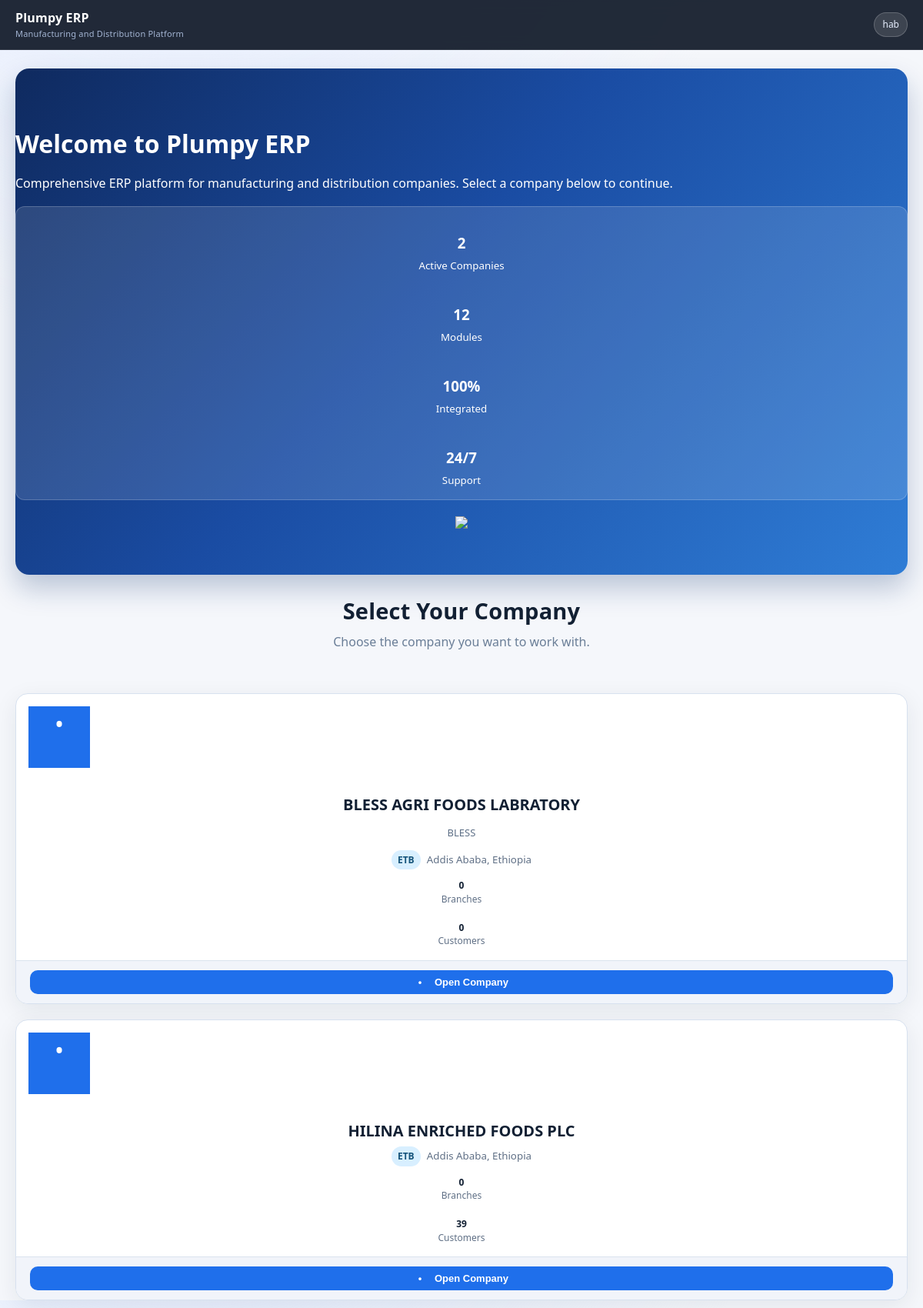
The app's page / (signed in) with its own data.
### apps/company/models.py (models this page shows, shortened)
class Company(models.Model):
    name = models.CharField(max_length=200)
    legal_name = models.CharField(max_length=200, blank=True)
    tin_number = models.CharField(
        max_length=50,
        unique=True,
        verbose_name="TIN Number",
        help_text="Tax Identification Number"
    )
    registration_number = models.CharField(
        max_length=50,
        blank=True,
        verbose_name="Registration Number",
        help_text="Business registration number"
    )
    address = models.TextField()
    city = models.CharField(max_length=100, blank=True, default="Addis Ababa")
    country = models.CharField(max_length=100, blank=True, default="Ethiopia")
    phone = models.CharField(max_length=20)
    email = models.EmailField()
    website = models.URLField(blank=True, verbose_name="Website")
    logo = models.ImageField(upload_to='company/logo/', blank=True, null=True)
    fiscal_year_start = models.DateField(
        null=True,
        blank=True,
        help_text="Start date of fiscal year (e.g., July 1)"
    )
    fiscal_year_end = models.DateField(
        null=True,
        blank=True,
        help_text="End date of fiscal year (e.g., June 30)"
    )
    base_currency = models.CharField(
        max_length=3,
        default="ETB",
        help_text="Base currency code (ETB, USD, etc.)"
    )
    is_active = models.BooleanField(default=True)
    created_at = models.DateTimeField(auto_now_add=True)
    updated_at = models.DateTimeField(auto_now=True)
    created_by = models.ForeignKey(
        User,
        on_delete=models.SET_NULL,
        null=True,
        blank=True,
        related_name='created_companies'
    )
    class Meta:
        verbose_name = "Company"
        verbose_name_plural = "Companies"
        ordering = ['name']
        indexes = [
            models.Index(fields=['tin_number']),
            models.Index(fields=['is_active']),
        ]

### apps/core/views.py (the view)
# urls.py: path('', views.home, name='home'),
def home(request):
    if not request.user.is_authenticated:
        return redirect('admin:login')
    companies = Company.objects.filter(is_active=True).annotate(
        branch_count=Count('branches', distinct=True),
        customer_count=Count('customers', distinct=True)
    ).order_by('name')
    return render(request, 'core/home.html', {'companies': companies})

### apps/company/context_processors.py (called while the page is built)
def company_context(request):
    context = {}
    company_id = request.session.get('current_company_id')
    if company_id:
        try:
            company = Company.objects.get(id=company_id, is_active=True)
            context['current_company'] = company
            request.company = company  # Set on request for backward compatibility
        except Company.DoesNotExist:
            context['current_company'] = None
            if 'current_company_id' in request.session:
                del request.session['current_company_id']
            if 'current_company_name' in request.session:
                del request.session['current_company_name']
    else:
        context['current_company'] = None
    context['available_companies'] = Company.objects.filter(is_active=True)
    return context

### apps/core/templates/core/home.html (shortened to what this page needs)
{% extends 'base.html' %}
{% load static %}
{% block content %}
<div class="hero-section">
<div class="row align-items-center">
<div class="col-lg-8">
<h1 class="display-4 fw-bold mb-4">
Welcome to Plumpy ERP
</h1>
<p class="lead mb-4">
Comprehensive ERP platform for manufacturing and distribution companies.
Select a company below to continue.
</p>
<div class="company-stats">
<div class="row text-center">
<div class="col-md-3">
<h3 class="mb-1">{{ companies|length }}</h3>
<small>Active Companies</small>
</div>
<div class="col-md-3">
<h3 class="mb-1">12</h3>
<small>Modules</small>
</div>
<div class="col-md-3">
<h3 class="mb-1">100%</h3>
<small>Integrated</small>
</div>
<div class="col-md-3">
<h3 class="mb-1">24/7</h3>
<small>Support</small>
</div>
</div>
</div>
</div>
<div class="col-lg-4 text-center">
<img src="{% static 'images/erp-logo.png' %}" class="img-fluid" style="max-width:200px;">
</div>
</div>
</div>
<div class="row mb-5">
<div class="col-12 text-center">
<h2 class="section-head">Select Your Company</h2>
<p class="section-kicker">
Choose the company you want to work with.
</p>
</div>
</div>
<div class="row g-4">
{% for company in companies %}
<div class="col-lg-4 col-md-6">
<div class="card company-card h-100"
     data-company-id="{{ company.id }}"
     data-company-name="{{ company.name|escapejs }}">
<div class="card-body text-center p-4">
{% if company.logo %}
<img src="{{ company.logo.url }}" class="company-logo mb-3">
{% else %}
<div class="bg-primary text-white rounded-circle d-inline-flex align-items-center justify-content-center mb-3"
style="width:80px;height:80px;font-size:2rem;">
<i class="bi bi-building"></i>
</div>
{% endif %}
<h5 class="card-title">{{ company.name }}</h5>
{% if company.legal_name and company.legal_name != company.name %}
<p class="company-subtle">{{ company.legal_name }}</p>
{% endif %}
<div class="mb-3">
<span class="badge bg-info me-1">
{{ company.base_currency|default:'ETB' }}
</span>
{% if company.city %}
<small class="text-muted">
{{ company.city }}, {{ company.country|default:'Ethiopia' }}
</small>
{% endif %}
</div>
<div class="row text-center small">
<div class="col-6">
<strong>{{ company.branch_count }}</strong><br>
<span class="text-muted">Branches</span>
</div>
<div class="col-6">
<strong>{{ company.customer_count }}</strong><br>
<span class="text-muted">Customers</span>
</div>
</div>
</div>
<div class="card-footer bg-light text-center">
<button class="btn btn-primary btn-sm w-100 select-company-btn"
data-company-id="{{ company.id }}"
data-company-name="{{ company.name|escapejs }}"
type="button">
<i class="bi bi-door-open me-2"></i>
Open Company
</button>
</div>
</div>
</div>
{% endfor %}
</div>
{% endblock %}

### apps/production/templates/base.html (shortened to what this page needs)
<!DOCTYPE html>
<html>
<head>
    {% load static %}
</head>
<body>
    <nav class="navbar">
        <div class="container navbar-inner">
            <a class="navbar-brand" href="/">
                Plumpy ERP
                <small>Manufacturing and Distribution Platform</small>
            </a>
            <div class="chip">
                {% if request.user.is_authenticated %}
                {{ request.user.get_full_name|default:request.user.username }}
                {% else %}
                Guest
                {% endif %}
            </div>
        </div>
    </nav>
    <main class="container">
        {% block content %}{% endblock %}
    </main>
</body>
</html>

### apps/production/templates/base.html (style rules this page uses)
:root { --bg: #f5f7fb; --surface: #ffffff; --surface-2: #f1f4fa; --text: #122033; --muted: #607086; --primary: #1f6feb; --success: #0f9d77; --warning: #e5a100; --danger: #d64545; --info: #1c8ed6; --border: #dbe3ee; --shadow: 0 8px 30px rgba(18, 32, 51, 0.08); --radius: 14px; }
* { box-sizing: border-box; }
html, body { margin: 0; padding: 0; }
body { font-family: "Segoe UI", "Trebuchet MS", "Gill Sans", sans-serif; background: radial-gradient(circle at 20% -20%, #dfe9ff 0%, transparent 35%), var(--bg); color: var(--text); line-height: 1.45; }
a { color: var(--primary); text-decoration: none; }
.container { max-width: 1240px; margin: 0 auto; padding: 0 20px; }
.navbar { position: sticky; top: 0; z-index: 50; background: rgba(16, 24, 40, 0.92); backdrop-filter: blur(8px); border-bottom: 1px solid rgba(255,255,255,0.08); margin-bottom: 24px; }
.navbar-inner { display: flex; align-items: center; justify-content: space-between; min-height: 64px; color: #dbe7ff; }
.navbar-brand { color: #fff; font-weight: 700; letter-spacing: 0.2px; }
.navbar-brand small { display: block; font-size: 11px; color: #a4b5d4; font-weight: 500; }
.chip { background: rgba(255,255,255,0.12); border: 1px solid rgba(255,255,255,0.2); color: #e7efff; padding: 6px 10px; border-radius: 999px; font-size: 12px; }
.row { display: flex; flex-wrap: wrap; margin: -10px; }
.row > [class*="col-"] { padding: 10px; width: 100%; }
.col-12 { width: 100%; }
.col-6 { width: 50%; }
.col-lg-4 { width: 33.3333%; }
.col-lg-8 { width: 66.6666%; }
.col-md-6 { width: 50%; }
.col-md-3 { width: 25%; }
.card { background: var(--surface); border: 1px solid var(--border); border-radius: var(--radius); box-shadow: var(--shadow); }
.card-body { padding: 18px; }
.card-footer { padding: 12px 18px; border-top: 1px solid var(--border); background: #fbfcfe; }
.btn { display: inline-block; border: 1px solid transparent; border-radius: 10px; padding: 9px 14px; font-weight: 600; cursor: pointer; }
.btn-primary { background: var(--primary); color: #fff; }
.btn-sm { padding: 7px 11px; font-size: 13px; }
.w-100 { width: 100%; }
.text-center { text-align: center; }
.text-muted { color: var(--muted); }
.text-white { color: #fff; }
.bg-light { background: var(--surface-2); }
.badge { display: inline-block; padding: 4px 8px; border-radius: 999px; font-size: 12px; font-weight: 700; }
.bg-primary { background: var(--primary); color: #fff; }
.bg-info { background: #d8efff; color: #14537a; }
.align-items-center { align-items: center; }
.justify-content-center { justify-content: center; }
.mb-1 { margin-bottom: 4px; }
.mb-3 { margin-bottom: 12px; }
.mb-4 { margin-bottom: 16px; }
.mb-5 { margin-bottom: 24px; }
.p-4 { padding: 16px; }
.small { font-size: 12px; }
.img-fluid { max-width: 100%; height: auto; }
i.bi { font-style: normal; display: inline-flex; width: 1.1em; justify-content: center; }
i.bi::before { content: "•"; }
.fw-bold { font-weight: 700; }
.me-1 { margin-right: 4px; }
.me-2 { margin-right: 8px; }
.g-4 > * { padding: 10px; }

### apps/core/templates/core/home.html (style rules this page uses)
.hero-section { background: linear-gradient(130deg, #0f2a5f 0%, #1a4ca3 45%, #2f7dd6 100%); color: white; padding: 54px 0; margin-bottom: 26px; border-radius: 18px; box-shadow: 0 18px 35px rgba(17, 53, 112, 0.25); }
.company-stats { background: rgba(255,255,255,0.12); border: 1px solid rgba(255,255,255,0.2); border-radius: 12px; padding: 14px; margin-top: 18px; }
.company-card { transition: transform .22s ease, box-shadow .22s ease, border-color .22s ease; cursor: pointer; border: 1px solid #d7e1ef; border-radius: 16px; overflow: hidden; }
.card-title { font-size: 20px; margin-bottom: 6px; }
.company-subtle { color: #5d6f86; font-size: 13px; }
.section-head { margin: 0 0 8px; font-size: 29px; letter-spacing: 0.2px; }
.section-kicker { color: #6a7e97; margin: 0 0 20px; }

### records on screen
Company: name "BLESS AGRI FOODS LABRATORY", legal_name "BLESS", base_currency "ETB", city "Addis Ababa", country "Ethiopia", branch_count "0", customer_count "0"
Company: name "HILINA ENRICHED FOODS PLC", base_currency "ETB", city "Addis Ababa", country "Ethiopia", branch_count "0", customer_count "39"

### other values on screen
{{ request.user.get_full_name|default:request.user.username }} "hab"
{{ companies|length }} "2"
